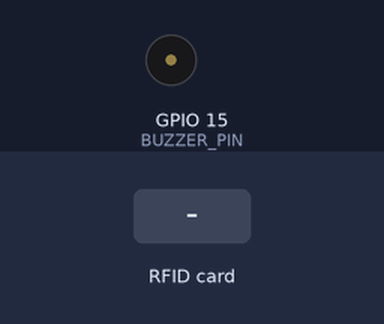
This program was run on a simulated ESP32. Parts: buzzer (waves = sounding, pin HIGH). The inputs (shaded band) are chosen by the test bench. WiFi joins after 1.5 s; servers stay silent unless stated; uploads are accepted with an empty reply; what the program prints to the serial monitor is not drawn.

Above: at 2.7 s.
2.8 s: RFID card 5E 7A 19 C4 held to the reader
At 3.09 s:
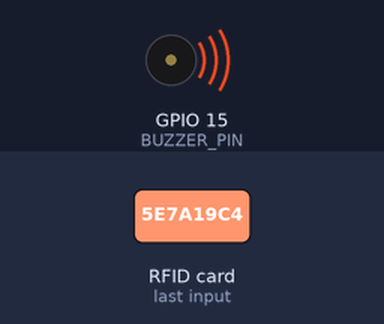
Timing chart, 0 to 5.8 s (numbered marks = the images above; inputs shaded):
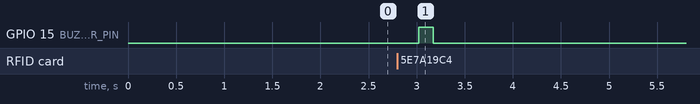

Measured:
- after the input at 2.8 s, GPIO 15 (BUZZER_PIN): LOW → HIGH after 0.22 s, → LOW 0.15 s later

The program:

main.cpp
```cpp
#include <Arduino.h>
#include <SPI.h>
#include <MFRC522.h>
#include <WiFi.h>
#include <HTTPClient.h>
#include <WiFiClientSecure.h>
#include <ArduinoJson.h>

// ===== Konfigurasi WiFi (Hardcode) =====
const char* WIFI_SSID     = "Queens1";
const char* WIFI_PASSWORD = "queensi29";

// SEMENTARA UNTUK TEST LOKAL
// const char* SERVER_URL = "http://192.168.43.52:3030/api/scan/rfid-device";
const char* SERVER_URL = "https://ecoscan-web.dev-myproject.my.id/api/scan/rfid-device";

// ===== Pin RFID =====
#define SS_PIN   5
#define RST_PIN  22
#define SCK_PIN  18
#define MOSI_PIN 23
#define MISO_PIN 19

// ===== Pin Buzzer =====
#define BUZZER_PIN 15

MFRC522 mfrc522(SS_PIN, RST_PIN);

// Forward declaration
void sendDataToServer(String uid);
void playBuzzer(int type);

void setup() {
  Serial.begin(115200);

  SPI.begin(SCK_PIN, MISO_PIN, MOSI_PIN, SS_PIN);
  mfrc522.PCD_Init();

  pinMode(BUZZER_PIN, OUTPUT);
  digitalWrite(BUZZER_PIN, LOW); // Pastikan buzzer mati saat awal

  Serial.println("\n--- ECO-SCAN RFID SYSTEM ---");

  // Konek WiFi langsung (tanpa captive portal)
  Serial.printf("Menghubungkan ke WiFi: %s\n", WIFI_SSID);
  WiFi.mode(WIFI_STA);
  WiFi.begin(WIFI_SSID, WIFI_PASSWORD);

  int retries = 0;
  while (WiFi.status() != WL_CONNECTED && retries < 30) {
    delay(500);
    Serial.print(".");
    retries++;
  }

  if (WiFi.status() == WL_CONNECTED) {
    Serial.println("\n✅ Terhubung ke WiFi!");
    Serial.print("IP Address ESP32: ");
    Serial.println(WiFi.localIP());
    Serial.printf("Target Server: %s\n", SERVER_URL);
    Serial.println("Siap scan kartu RFID...");
  } else {
    Serial.println("\n❌ Gagal konek WiFi! Cek SSID dan password.");
    Serial.println("Melanjutkan tanpa WiFi...");
  }
}

void loop() {
  // Cek apakah ada kartu baru
  if (!mfrc522.PICC_IsNewCardPresent()) return;
  if (!mfrc522.PICC_ReadCardSerial()) return;

  // Ambil UID Kartu
  String uidString = "";
  for (byte i = 0; i < mfrc522.uid.size; i++) {
    uidString += String(mfrc522.uid.uidByte[i] < 0x10 ? "0" : "");
    uidString += String(mfrc522.uid.uidByte[i], HEX);
  }
  uidString.toUpperCase();

  Serial.println("\n[RFID] Card detected! UID: " + uidString);

  // Kirim ke server
  sendDataToServer(uidString);

  // Beri jeda agar tidak terbaca berulang kali
  mfrc522.PICC_HaltA();
  mfrc522.PCD_StopCrypto1();

  // Wajib Re-Init (Penting untuk ESP32 agar sensor tidak ngehang/bengong)
  mfrc522.PCD_Init();

  delay(2000);
}

void sendDataToServer(String uid) {
  if (WiFi.status() != WL_CONNECTED) {
    Serial.println("[ERROR] WiFi tidak terhubung!");
    // Coba reconnect
    WiFi.reconnect();
    return;
  }

  HTTPClient http;
  WiFiClient client;
  WiFiClientSecure clientSecure;

  if (String(SERVER_URL).startsWith("https")) {
    clientSecure.setInsecure(); // Bypass SSL certificate verification for ESP32
    http.begin(clientSecure, SERVER_URL);
  } else {
    // Mode Lokal (HTTP Biasa tanpa enkripsi)
    http.begin(client, SERVER_URL);
  }

  http.addHeader("Content-Type", "application/json");
  http.setTimeout(8000); // timeout 8 detik

  // Payload JSON
  JsonDocument doc;
  doc["rfid"] = uid;
  String requestBody;
  serializeJson(doc, requestBody);

  Serial.print("[HTTP] Mengirim: ");
  Serial.println(requestBody);

  int httpCode = http.POST(requestBody);

  if (httpCode > 0) {
    String response = http.getString();
    Serial.printf("[HTTP] Response %d: %s\n", httpCode, response.c_str());

    if (httpCode == 200) {
      Serial.println(">>> ✅ TRANSAKSI BERHASIL <<<");
      playBuzzer(200);
    } else if (httpCode == 429) {
      Serial.println(">>> ⏳ COOLDOWN: Tunggu 15 detik <<<");
      playBuzzer(429);
    } else if (httpCode == 404) {
      Serial.println(">>> ❌ KARTU TIDAK TERDAFTAR <<<");
      playBuzzer(404);
    } else {
      Serial.println(">>> ⚠️  TRANSAKSI GAGAL <<<");
      playBuzzer(0);
    }
  } else {
    Serial.printf("[ERROR] HTTP error: %s\n", http.errorToString(httpCode).c_str());
  }

  http.end();
}

void playBuzzer(int type) {
  if (type == 200) {
    // BERHASIL: 1 kali beep pendek
    digitalWrite(BUZZER_PIN, HIGH); delay(150);
    digitalWrite(BUZZER_PIN, LOW);
  } else {
    // GAGAL (Belum Terdaftar / Cooldown / Error Sistem): 2 kali beep
    for (int i = 0; i < 2; i++) {
      digitalWrite(BUZZER_PIN, HIGH); delay(150);
      digitalWrite(BUZZER_PIN, LOW); delay(100);
    }
  }
}
```
